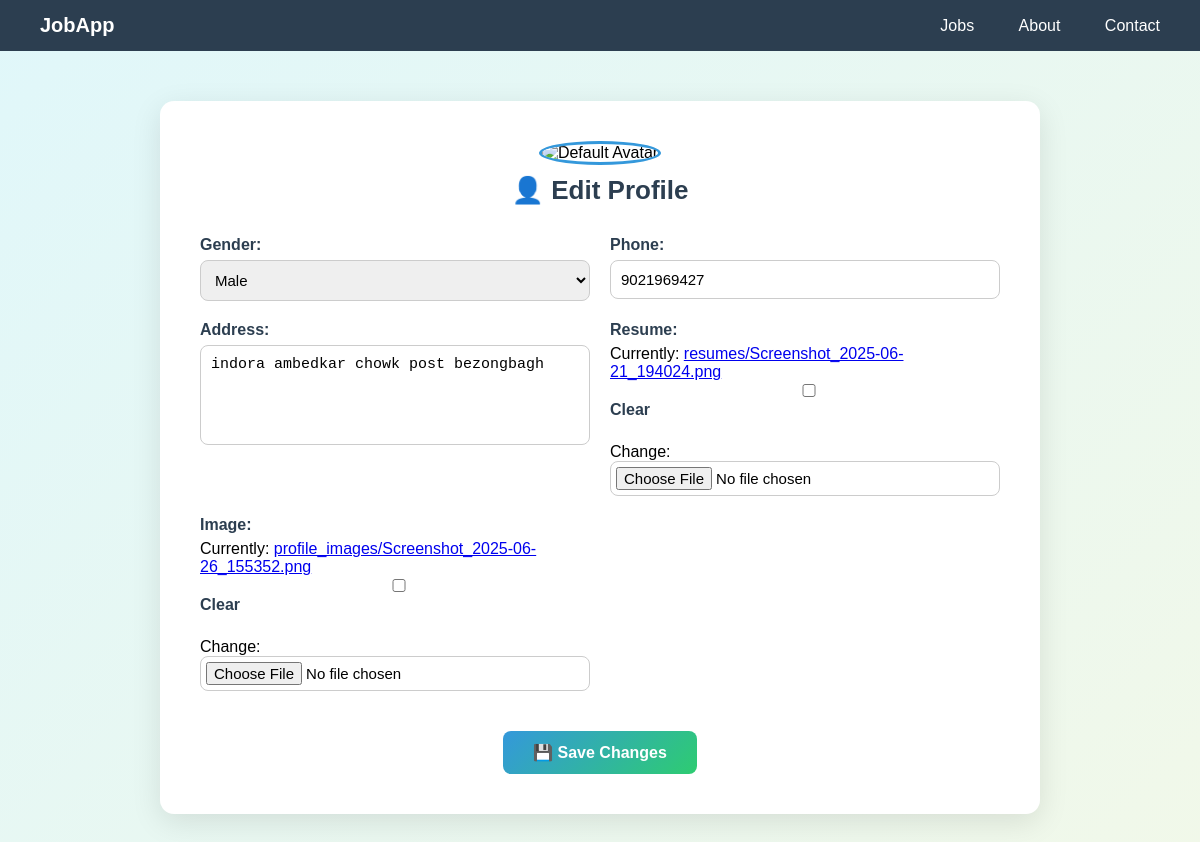
/edit_profile/ (signed in), run on the app's committed database.
### userapp/models.py (models this page shows, shortened)
class UserLogin(models.Model):
    user = models.OneToOneField(settings.AUTH_USER_MODEL, on_delete=models.CASCADE)
    gender = models.CharField(max_length=10, choices=[("Male","Male"),("Female","Female"),("Other","Other")])
    phone = models.CharField(max_length=15, blank=True)
    address = models.TextField(blank=True)
    resume = models.FileField(upload_to="resumes/", blank=True, null=True)
    image = models.ImageField(upload_to="profile_images/", blank=True, null=True)

### userapp/views.py (the view)
# urls.py: path("edit_profile/",edit_profile, name="edit_profile"),
@login_required
def edit_profile(request):
    profile, created = UserLogin.objects.get_or_create(user=request.user)
    if request.method == "POST":
        form = EditProfile(request.POST, request.FILES, instance=profile)
        if form.is_valid():
            form.save()
            messages.success(request, "Your profile has been updated successfully ✅")
            return redirect("user_dashbaord")
    else:
        form = EditProfile(instance=profile)
    return render(request, "userapp/edit_profile.html", {"form": form})

### userapp/forms.py
class EditProfile(ModelForm):
    class Meta:
        model=UserLogin
        fields=["gender","phone","address","resume","image"]

### userapp/templates/userapp/edit_profile.html (shortened to what this page needs)
<!DOCTYPE html>
<html lang="en">
<head>
</head>
<body>
  <div class="navbar">
    <a href="{% url 'home' %}" class="logo">JobApp</a>
    <div class="nav-links">
      <a href="#">Jobs</a>
      <a href="{% url 'about' %}">About</a>
      <a href="{% url 'contact' %}">Contact</a>
    </div>
  </div>
  <div class="container">
    <div class="profile-header">
      {% if profile.image %}
        <img src="{{ profile.image.url }}" alt="Profile Picture">
      {% else %}
        <img src="https://cdn-icons-png.flaticon.com/512/3135/3135715.png" alt="Default Avatar">
      {% endif %}
      <h2>👤 Edit Profile</h2>
    </div>
    <form method="post" enctype="multipart/form-data">
      {{ form.as_p }}
      <div class="btn-container">
        <button type="submit">💾 Save Changes</button>
      </div>
    </form>
  </div>
</body>
</html>

### userapp/templates/userapp/edit_profile.html (style rules this page uses)
body { font-family: 'Poppins', sans-serif; margin: 0; padding: 0; background: linear-gradient(135deg, #e0f7fa, #f1f8e9); }
.navbar { background-color: #2c3e50; display: flex; justify-content: space-between; align-items: center; padding: 0 20px; }
.navbar .logo { color: white; font-size: 20px; font-weight: bold; text-decoration: none; }
.navbar a { color: white; padding: 14px 20px; text-decoration: none; }
.container { max-width: 800px; margin: 50px auto; background: #fff; padding: 40px; border-radius: 14px; box-shadow: 0 8px 30px rgba(0,0,0,0.1); }
.profile-header { text-align: center; margin-bottom: 30px; }
.profile-header img { width: 100px; height: 100px; border-radius: 50%; border: 3px solid #3498db; margin-bottom: 10px; }
.profile-header h2 { margin: 0; color: #2c3e50; font-size: 26px; }
form { display: grid; grid-template-columns: 1fr 1fr; gap: 20px; }
form p { margin: 0; }
label { display: block; font-weight: 600; margin-bottom: 6px; color: #2c3e50; }
input, textarea, select { width: 100%; padding: 10px; border-radius: 8px; border: 1px solid #ccc; font-size: 15px; box-sizing: border-box; }
textarea { grid-column: span 2; resize: none; height: 100px; }
input[type="file"] { padding: 5px; }
.btn-container { grid-column: span 2; text-align: center; margin-top: 20px; }
button { background: linear-gradient(135deg, #3498db, #2ecc71); color: white; border: none; padding: 12px 30px; border-radius: 8px; font-size: 16px; font-weight: 600; cursor: pointer; transition: 0.3s; }

### data on the page
UserLogin: gender "Male", phone "9021969427", address "indora ambedkar chowk post bezongbagh"
